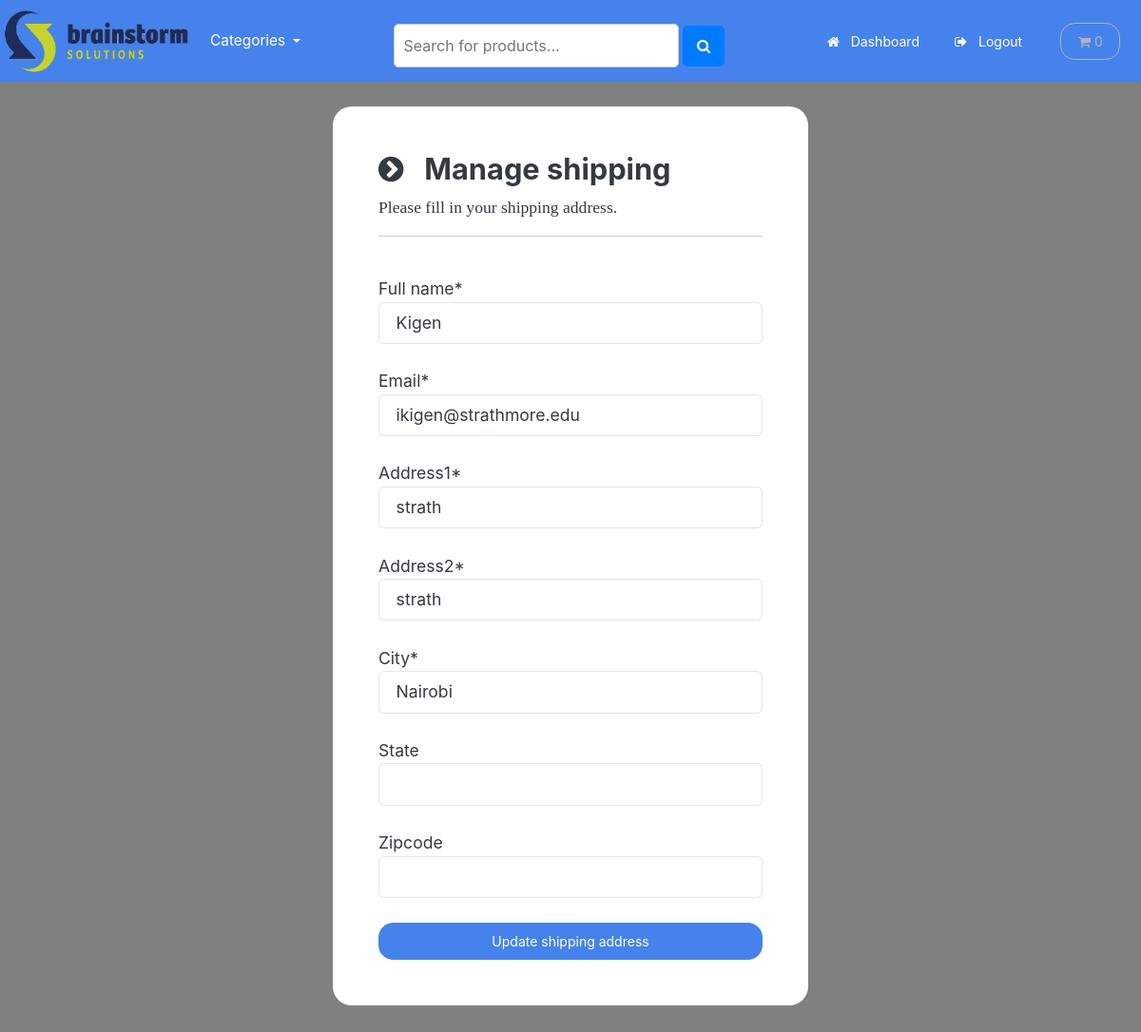
/account/manage-shipping (signed in), run on the app's committed database.
### payment/models.py (models this page shows, shortened)
class ShippingAddress(models.Model):
    full_name = models.CharField(max_length=300)
    email = models.EmailField(max_length=255)
    address1 = models.CharField(max_length=300)
    address2 = models.CharField(max_length=300)
    city = models.CharField(max_length=255)
    state = models.CharField(max_length=255, null=True, blank=True)
    zipcode = models.CharField(max_length=255, null=True, blank=True)
    user = models.ForeignKey(User, on_delete=models.CASCADE, null=True, blank=True)
    class Meta:
        verbose_name_plural = 'Shipping Address'

### account/views.py (the view, shortened to what this page needs)
# urls.py: path('manage-shipping', views.manage_shipping, name='manage-shipping'),
@login_required(login_url='my-login')
def manage_shipping(request):
    try:
        shipping = ShippingAddress.objects.get(user=request.user.id)
    except ShippingAddress.DoesNotExist:
        shipping = None
    form = ShippingForm(instance=shipping)
    context = {'form':form}
    return render(request, 'account/manage-shipping.html', context=context)

### payment/forms.py
class ShippingForm(forms.ModelForm):
    class Meta:
        model = ShippingAddress
        fields = ['full_name', 'email', 'address1', 'address2', 'city', 'state', 'zipcode']
        exclude = ['user',]

### cart/cart.py (called while the page is built)
    def __len__(self):
        return sum(item['qty'] for item in self.cart.values())

### cart/context_processors.py (called while the page is built)
def cart(request):
    return {'cart': Cart(request)}

### store/models.py (called while the page is built)
    def get_absolute_url(self):
        return reverse('list-category', args=[self.slug])

### store/views.py (called while the page is built)
def categories(request):
    all_categories = Category.objects.all()
    return{'all_categories': all_categories}

### account/templates/account/manage-shipping.html (shortened to what this page needs)
{% include "store/base.html" %}
{% load static %}
{% load crispy_forms_tags %}
{% block content %}
    <body>
        <br>
        <div class="container bg-white shadow-md p-5 form-layout">
            <h3> <i class="fa fa-chevron-circle-right" aria-hidden="true"></i> &nbsp; Manage shipping </h3>
            <p> Please fill in your shipping address. </p>
            <hr>
            <br>
            <form method="POST" autocomplete="off">
                {{form.full_name|as_crispy_field}}
                <br>
                {{form.email|as_crispy_field}}
                <br>
                {{form.address1|as_crispy_field}}
                <br>
                {{form.address2|as_crispy_field}}
                <br>
                {{form.city|as_crispy_field}}
                <br>
                {{form.state|as_crispy_field}}
                <br>
                {{form.zipcode|as_crispy_field}}
                <br>
                <button type="submit" class="btn btn-primary navbar-btn text-white w-100 p-2"> Update shipping address </button>
            </form>
        </div>
    </body>
{% endblock %}

### static/css/styles.css (style rules this page uses)
.form-layout { border-radius: 20px; width: 500px; }

### account/templates/account/manage-shipping.html (style rules this page uses)
body { background-color: gray; }

### data on the page
ShippingAddress: full_name "Kigen", email "ikigen@strathmore.edu", address1 "strath", address2 "strath", city "Nairobi"
